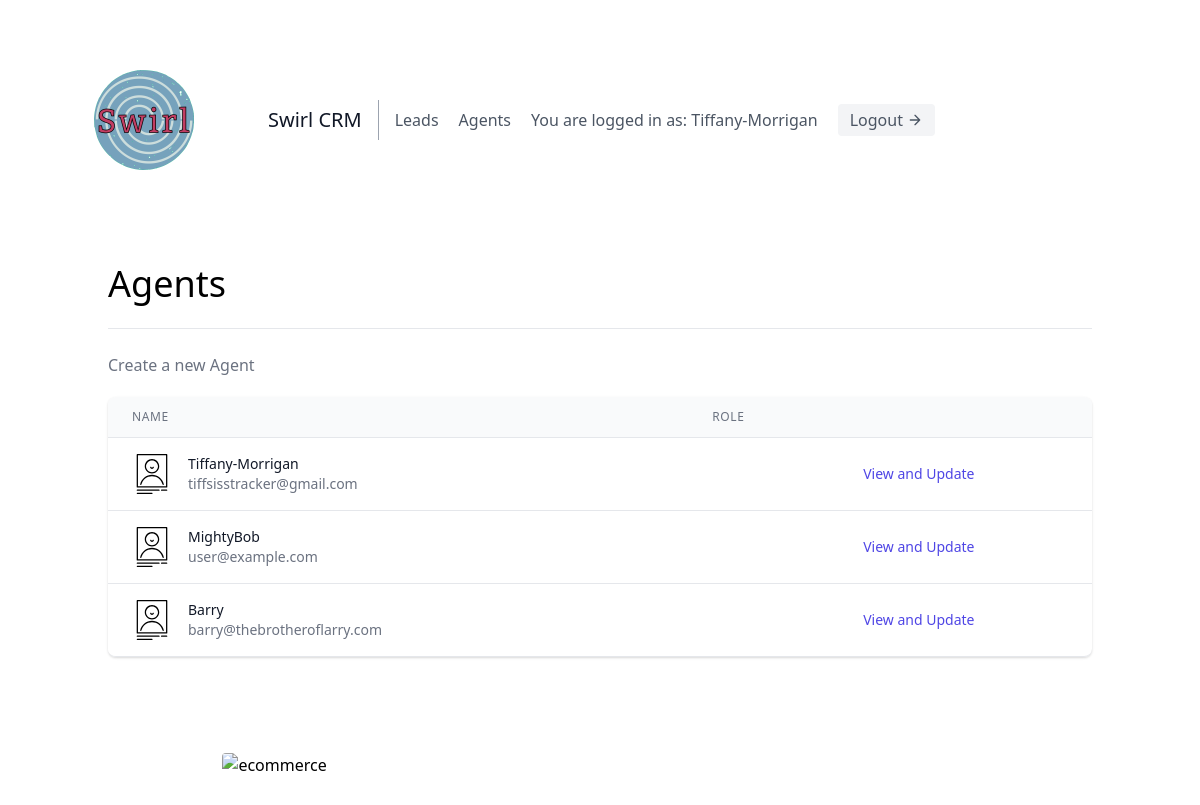
Screenshot of /agents/ (signed in) with the database file from the repository.
### leads/models.py (models this page shows, shortened)
class User(AbstractUser):
    is_organiser = models.BooleanField(default=True)
    is_agent = models.BooleanField(default=False)

class Agent(models.Model):
    user = models.OneToOneField(User, on_delete=models.CASCADE)
    organisation = models.ForeignKey(UserProfile, on_delete=models.CASCADE)

### agents/views.py (the view)
class AgentListView(OrganisorAndLoginRequiedMixin, generic.ListView):
    template_name = 'agents/agent_list_2.html'
    def get_queryset(self):
        organisation = self.request.user.userprofile
        return Agent.objects.filter(organisation=organisation)

### agents/mixins.py (called while the page is built)
    def dispatch(self, request, *args, **kwargs):
        if not request.user.is_authenticated or not request.user.is_organiser:
            return redirect("leads:lead-list")
        return super().dispatch(request, *args, **kwargs)

### agents/templates/agents/agent_list_2.html (shortened to what this page needs)
{% extends 'base.html' %}
{% load static %}
{% block content %}
<div class="container mx-auto px-5">
  <div class="w-full mb-6 py-6 flex justify-between items-center border-b border-gray-200">
    <h1 class="text-4xl gray-800">Agents</h1>
  </div>
    <div class="mb-5">
      <a class="text-gray-500 hover:text-blue-500" href="{% url 'agents:agent-create' %}">Create a new Agent</a>
    </div>
<div class="flex flex-col">
  <div class="-my-2 overflow-x-auto sm:-mx-6 lg:-mx-8">
    <div class="py-2 align-middle inline-block min-w-full sm:px-6 lg:px-8">
      <div class="shadow overflow-hidden border-b border-gray-200 sm:rounded-lg">
        <table class="min-w-full divide-y divide-gray-200">
          <thead class="bg-gray-50">
            <tr>
              <th scope="col" class="px-6 py-3 text-left text-xs font-medium text-gray-500 uppercase tracking-wider">
                Name
              </th>
              <th scope="col" class="px-6 py-3 text-left text-xs font-medium text-gray-500 uppercase tracking-wider">
                Role
              </th>
              <th scope="col" class="relative px-6 py-3">
              </th>
            </tr>
          </thead>
          {% for agent in object_list %}
          <tbody class="bg-white divide-y divide-gray-200">
            <tr>
              <td class="px-6 py-4 whitespace-nowrap">
                <div class="flex items-center">
                  <div class="flex-shrink-0 h-10 w-10">
                    <img src="{% static 'images/user-profile-picture.svg' %}">
                  </div>
                  <div class="ml-4">
                    <div class="text-sm font-medium text-gray-900">
                      {{ agent.user.username }}
                    </div>
                    <div class="text-sm text-gray-500">
                      {{ agent.user.email }}
                    </div>
                  </div>
                </div>
              </td>
              <td class="px-6 py-4 whitespace-nowrap text-right text-sm font-medium">
                <a href="{% url 'agents:agent-detail' agent.pk %}" class="text-indigo-600 hover:text-indigo-900">View and Update</a>
              </td>
            </tr>
            {% endfor %}
          </tbody>
        </table>
      </div>
    </div>
  </div>
</div>
<div class="container px-5 py-24 mx-auto">
  <div class="lg:w-4/5 mx-auto flex flex-wrap">
    <img alt="ecommerce" class="h-3/4 w-auto justify-center object-cover object-center rounded" src="{% static 'images/CRM-home-image-lincoln-yoon-unsplash.jpg' %}">
  </div>
</div>
</div>
{% endblock content %}

### templates/navbar.html (shortened to what this page needs)
{% load static %}
<header class="text-gray-600 body-font">
  <div class="flex items-center mx-auto flex flex-wrap p-5 flex-col md:flex-row items-center">
    <a class="flex title-font font-medium items-center text-gray-900 mb-4 md:mb-0">
      <div class="px-1">
        <img class="transform scale-50 px-5" src="{% static 'images/swirl-logo-4.png' %}">
      </div>
      <span class="text-xl">Swirl CRM</span>
    </a>
    <nav class="md:mr-auto md:ml-4 md:py-1 md:pl-4 md:border-l md:border-gray-400	flex flex-wrap items-center text-base justify-center">
        {% if not request.user.is_authenticated %}
          <a href="{% url 'signup' %}" class="mr-5 hover:text-gray-900">Signup</a>
        {% else %}
          {% if request.user.is_organiser %}
          <a href="{% url 'leads:lead-list' %}" class="mr-5 hover:text-gray-900">Leads</a>
          {% endif %}
          <a href="{% url 'agents:agent-list' %}" class="mr-5 hover:text-gray-900">Agents</a>
        {% endif %}
        {% if request.user.is_authenticated %}
          You are logged in as: {{ request.user.username }}
        <a href="{% url 'logout' %}" class="ml-5 inline-flex items-center bg-gray-100 border-0 py-1 px-3 focus:outline-none hover:bg-gray-200 rounded text-base mt-4 md:mt-0">
        Logout
            <svg fill="none" stroke="currentColor" stroke-linecap="round" stroke-linejoin="round" stroke-width="2" class="w-4 h-4 ml-1" viewBox="0 0 24 24">
            <path d="M5 12h14M12 5l7 7-7 7"></path>
            </svg>
    </a>
        {% endif %}
  </div>
</header>

### rows the page displays
User: user.username "Tiffany-Morrigan"
Agent: user.username "Tiffany-Morrigan", user.email "tiffsisstracker@gmail.com"
Agent: user.username "MightyBob", user.email "user@example.com"
Agent: user.username "Barry", user.email "barry@thebrotheroflarry.com"
